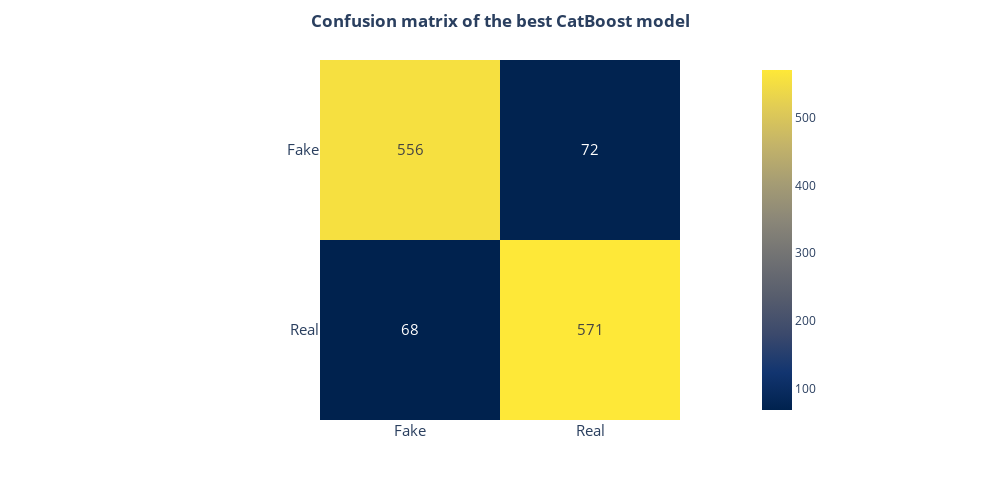

Source (notebook cell):
### Code cell
# Make a confusion matrix of the best CatBoost model 
data = confusion_matrix(y_test, predictions, labels=[0,1])

fig = px.imshow(data, text_auto=True, 
                x=['Fake', 'Real'],
                y=['Fake', 'Real'],
                color_continuous_scale='Cividis')

fig.update_layout(width=1000, height=500, 
                  coloraxis_colorbar_x=0.8,
                  title={'text': "<b>Confusion matrix of the best CatBoost model<b>",
                         'xanchor': 'center',
                         'x':0.5, 'y':0.97,
                         'yanchor': 'top'},
                  xaxis = dict(
                        tickfont=dict(size=15)),
                  yaxis = dict(
                        tickfont=dict(size=15)),
                 )

fig.update_traces(textfont_size=15)

fig.show()

### Figure 1 — Plotly figure (JSON) as saved in the notebook; plotly's stock layout.template omitted (floating-point values rounded to 4 significant figures)
{"data": [{"coloraxis": "coloraxis", "hovertemplate": "x: %{x}<br>y: %{y}<br>color: %{z}<extra></extra>", "name": "0", "textfont": {"size": 15}, "texttemplate": "%{z}", "type": "heatmap", "x": ["Fake", "Real"], "xaxis": "x", "y": ["Fake", "Real"], "yaxis": "y", "z": [[556, 72], [68, 571]]}], "layout": {"coloraxis": {"colorbar": {"x": 0.8, "y": 0.5}, "colorscale": [[0, "#00224e"], [0.1111, "#123570"], [0.2222, "#3b496c"], [0.3333, "#575d6d"], [0.4444, "#707173"], [0.5556, "#8a8678"], [0.6667, "#a59c74"], [0.7778, "#c3b369"], [0.8889, "#e1cc55"], [1, "#fee838"]]}, "height": 500, "margin": {"t": 60}, "title": {"text": "<b>Confusion matrix of the best CatBoost model<b>", "x": 0.5, "xanchor": "center", "y": 0.97, "yanchor": "top"}, "width": 1000, "xaxis": {"anchor": "y", "autorange": true, "constrain": "domain", "domain": [0.2857, 0.7143], "range": [-0.5, 1.5], "scaleanchor": "y", "tickfont": {"size": 15}, "type": "category"}, "yaxis": {"anchor": "x", "autorange": true, "constrain": "domain", "domain": [0, 1], "range": [1.5, -0.5], "tickfont": {"size": 15}, "type": "category"}}}
